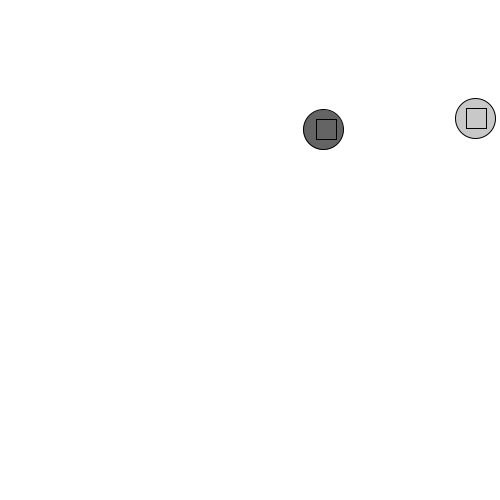
Frame 1 (no input)
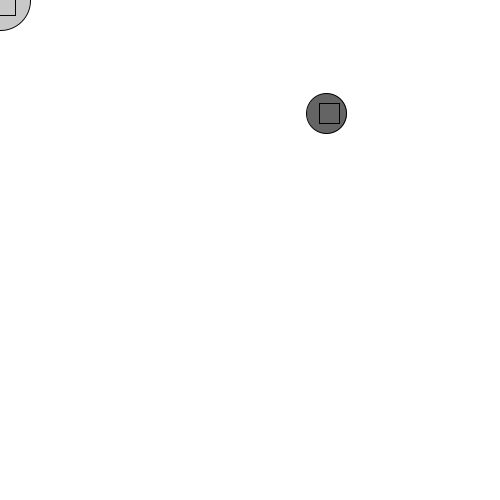
Frame 60 (the mouse pressed at the canvas centre just before this capture)
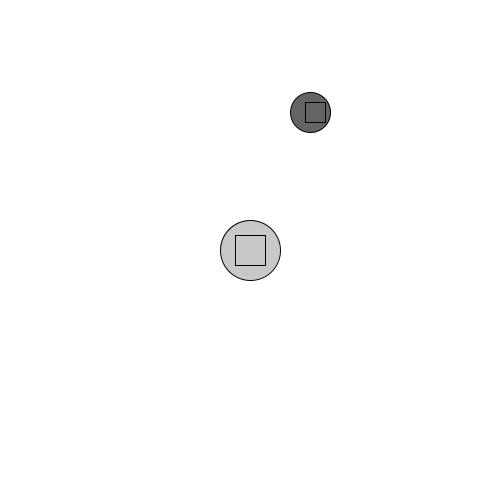
Frame 120 (the mouse held since frame 60 and released just before this capture)

The Processing sketch that drew these frames (run headless with seeded random() and noise(); from frame 60 on, the mouse is pressed at the canvas centre):

// Processing sketch: modeloClasse
// ── modeloClasse.pde
Bola b1;
Bola b2;

void setup()
{
  size(500, 500);
  background(255);
  rectMode(CENTER);
  
  b1 = new Bola(100);
  b2 = new Bola(200);
}

void draw()
{
  background(255);
  
  b1.desenhaBola();
  b1.moveBola();
  
  b2.desenhaBola();
  b2.posX = mouseX;
  b2.posY = mouseY;
  b2.tam = 60;
}

class Bola
{
  float posX, posY, tam, cinza;
  
  Bola(float tempCinza)
  {
    posX = random(width);
    posY = random(height);
    tam  = 40;
    cinza = tempCinza;
  }
  
  void desenhaBola()
  {
    fill(cinza);
    ellipse(posX, posY, tam, tam);
    rect(posX + random(-5, 5), posY, tam/2, tam/2);
  }
  
  void moveBola()
  {
    posX = posX + random(-2, 2);
    posY = posY + random(-2, 2);
  }
}
